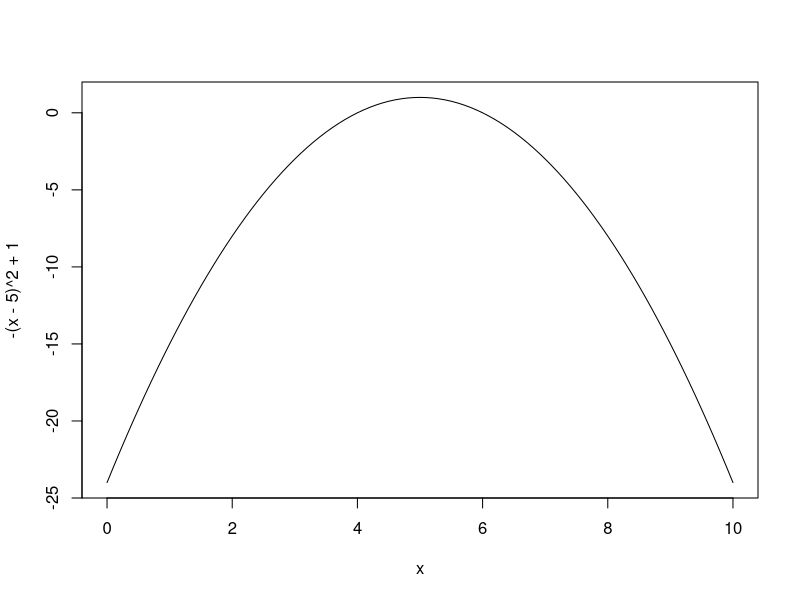

This figure's R source:
## ---- chunk 1
knitr::opts_chunk$set(echo = TRUE)
## ---- chunk 2
for (i in 1:10){
  a = log(i)
  print(a) # to show what you have done
}

log(1:10)

## ---- chunk 3
a = c(25,1,10,89, NA, NA)
mean(a,na.rm=T)
sd(a,na.rm=T)/length(na.omit(a))
## ---- chunk 4
sigma.self = function(x,na.rm=F){
  mean = mean(x,na.rm=na.rm)
  n = length(na.omit(x))
  sd = sqrt(sum((x-mean)^2,na.rm=na.rm)/(n-1))
  return(sd)
}

## ---- chunk 5
# for example
curve(-(x-5)^2+1,from=0,to=10)
